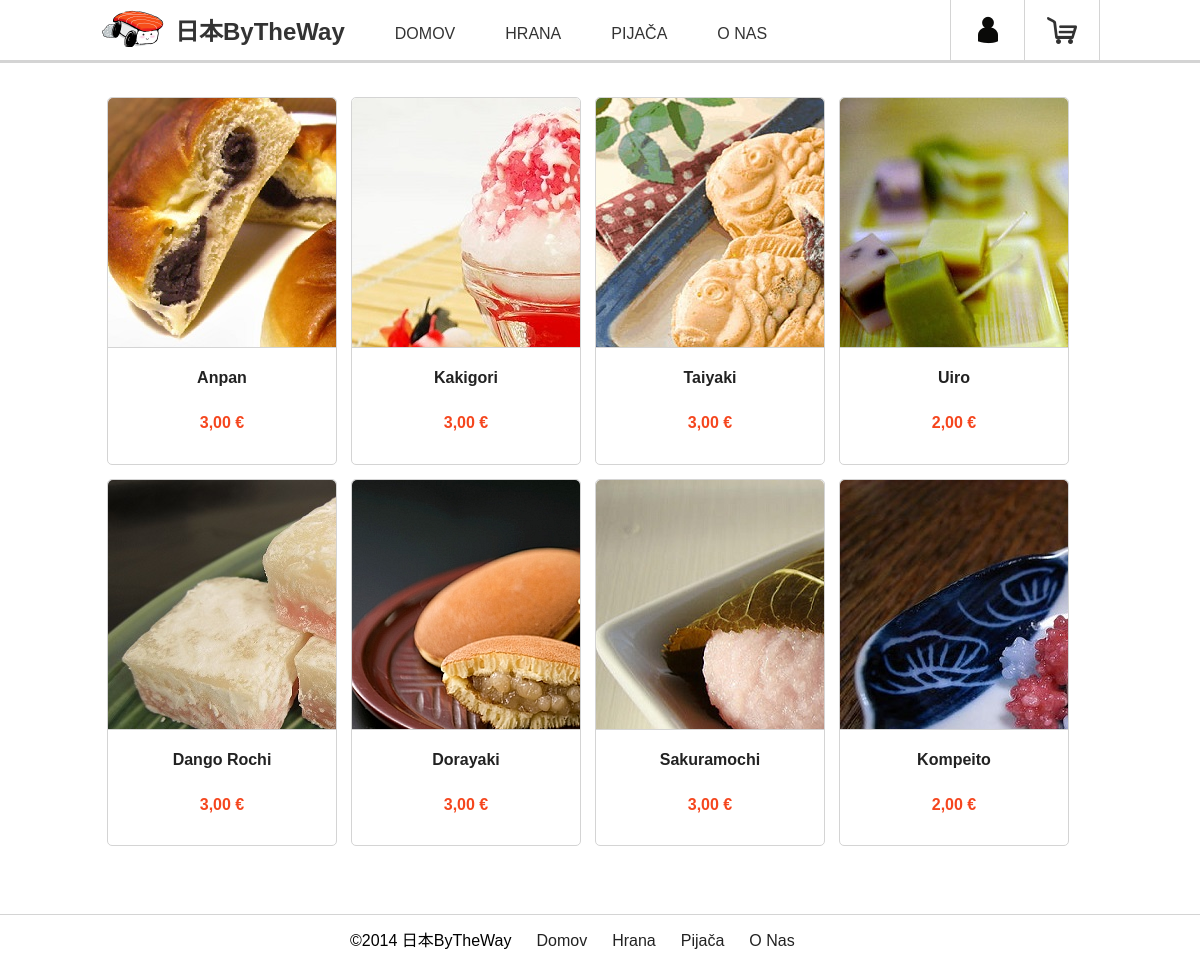
Screenshot of /products-grid.php?izbira=3 with the database file from the repository.
### tables this page shows
CREATE TABLE IF NOT EXISTS `hrana` (
  `HranaID` int(11) NOT NULL AUTO_INCREMENT,
  `Ime` varchar(30) NOT NULL,
  `VrstaHrane` varchar(15) NOT NULL,
  `Opis` varchar(200) NOT NULL,
  `Cena` float NOT NULL,
  `Slika` varchar(50) NOT NULL,
  PRIMARY KEY (`HranaID`)
);

### products-grid.php (the view, shortened to what this page needs)
<?php
	include('mysql-connection.php');
?>
<!doctype html>
<html lang="en">
<head>
	<link rel="stylesheet" href="styles/normalize.css">
	<link rel="stylesheet" href="styles/main.css">
</head>
<body>
	<header class="main-header">
		<?php include('main-header.php'); ?>
	</header>
	<div class="main-content">
		<div class="row clearfix">
			<ul class="products-grid inline-list">
				<?php
					$result = null;
					if ($_GET['izbira'] == 0) {
						$result = mysqli_query($connection, "SELECT * FROM hrana");
					} else if ($_GET['izbira'] == 1) {
						$result = mysqli_query($connection, "SELECT * FROM hrana WHERE VrstaHrane='Juhe'");
					} else if ($_GET['izbira'] == 2) {
						$result = mysqli_query($connection, "SELECT * FROM hrana WHERE VrstaHrane='Sushi'");
					} else if ($_GET['izbira'] == 3) {
						$result = mysqli_query($connection, "SELECT * FROM hrana WHERE VrstaHrane='Sladice'");
					} else if ($_GET['izbira'] == 4) {
						$result = mysqli_query($connection, "SELECT * FROM hrana WHERE VrstaHrane='Ostalo'");
					} else if ($_GET['izbira'] == 5) {
						$result = mysqli_query($connection, "SELECT * FROM pijaca");
					}
					if (mysqli_num_rows($result) != 0) {
						while($vrstica = mysqli_fetch_array($result)) {
							echo '<li>';
								echo '<div class="inner">';
									echo '<div class="product-picture"><img src='.$vrstica["Slika"].' alt=""></div>';
									echo '<div class="product-information">';
										echo '<a href="product.php?izbira='.$_GET['izbira'].'&posamezna='.(!empty($vrstica["HranaID"])?$vrstica["HranaID"]:$vrstica["PijacaID"]).'"><h4>'.$vrstica["Ime"].'</h4></a>';
										echo '<h5>'.$vrstica["Cena"].",00 €".'</h5>';
									echo '</div>';
								echo '</div>';
							echo'</li>';
						}
					}
				?>
			</ul>
		</div>
	</div>
	<footer class="main-footer">
		<?php include('main-footer.php'); ?>
	</footer>
</body>
</html>

### styles/main.css (style rules this page uses)
*, *:before, *:after { -moz-box-sizing: border-box; -webkit-box-sizing: border-box; box-sizing: border-box; }
.clearfix:after { content: "."; display: block; clear: both; visibility: hidden; line-height: 0; height: 0; }
.clearfix { display: inline-block; }
html { position: relative; min-height: 100%; }
body { margin: 0 0 32px; }
.row { display: block; max-width: 1000px; margin: 0 auto; }
.inline-list { list-style: none; margin: 0; padding: 0; }
.inline-list li { float: left; display: inline-block; }
.main-header { background: #fff; border-bottom: 3px solid #d4d4d4; min-height: 60px; position: fixed; z-index: 9999; width: 100%; }
.main-footer { position: absolute; left: 0; bottom: 0; background-color: #fff; width: 100%; border-top: 1px solid #d4d4d4; padding-top: 10px; }
.main-content { padding-top: 100px; padding-bottom: 40px; }
.main-content .products-grid { margin-top: -10px; }
.main-content .products-grid li { margin: 7px; }
.main-content .products-grid .inner { background-color: #fff; border: 1px solid #d4d4d4; border-radius: 5px; width: 230px; }
.main-content .products-grid .inner .product-picture { border-radius: 5px; border-bottom-right-radius: 0; border-bottom-left-radius: 0; border-bottom: 1px solid #d4d4d4; max-width: 230px; max-height: 250px; overflow: hidden; }
.main-content .products-grid .inner .product-information { text-align: center; padding-bottom: 5px; }
.main-content .products-grid .inner .product-information a { color: #222; text-decoration: none; }
.main-content .products-grid .inner .product-information h5 { color: #f5461e; font-size: 16px; }

### rows the page displays
hrana: Slika (picture), Ime "Anpan", Cena "3"
hrana: Slika (picture), Ime "Kakigori", Cena "3"
hrana: Slika (picture), Ime "Taiyaki", Cena "3"
hrana: Slika (picture), Ime "Uiro", Cena "2"
hrana: Slika (picture), Ime "Dango Rochi", Cena "3"
hrana: Slika (picture), Ime "Dorayaki", Cena "3"
hrana: Slika (picture), Ime "Sakuramochi", Cena "3"
hrana: Slika (picture), Ime "Kompeito", Cena "2"
